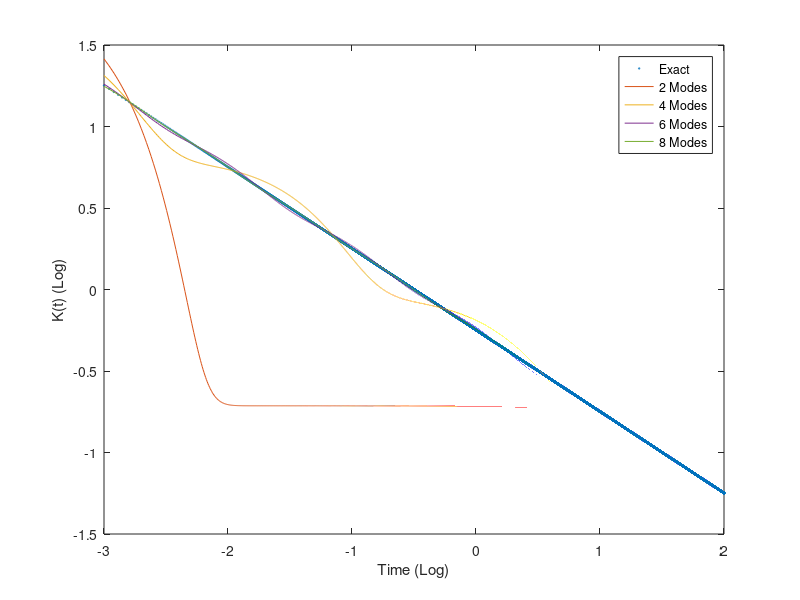

The MATLAB source for this figure: (Note: this script raises an error after producing the figure.)
%The second order integrator of the Generalized Langevin Equation (GLE) is
%based on Baczweski and Bond (J. Chem. Phys. 129, 044107 (2013))


close all; clc; clear all;

%Parameter declaration (LJ style)

sigma = 1e-6; %Distance scale
m = 1e-15; %Mass scale
kB=1.38e-23; %Boltzmann constant
epsilon = kB*300; %Energy scale
tau = sqrt(sigma.^2*m/epsilon); %Time scale

R = 0.5;
rho = 2650*sigma.^3/m; %Density of silica in RU
eta = 0.001*sigma.^3/(epsilon*tau); %Viscosity of water in RU
T = 300*kB/epsilon; %Temperature
omega = 1.4;
k = (sigma.^2/epsilon)*[1e-6 1e-6]; %Trap elastic constant
k = [omega.^2 omega.^2];
r_eq = [0 0]; %Trap Equilibrium position
N = 1e+5; %Number of steps
run = 100; %Number of trajectories
r0 = [0 0]; %Initial position
dt = 1e-2; %Time step


%Power law kernel
lambda = 0.5;
gamma_l = 1;
K = @(x) gamma_l/gamma(1-lambda)*x.^(-0.5);

%% Power law kernel, Mode Study
tau_min = dt/10;
tau_max = 100;
t = linspace(tau_min,tau_max,ceil(1e4/dt));
figure(1)
plot(log10(t),log10(K(t)),'o','MarkerSize',1)
hold on
y = K(t)';
t = t';
modes = [2 4 6 8];
for i=1:length(modes)
    tau_k = logspace(log10(tau_min),log10(tau_max),modes(i));
    X = exp(-t./tau_k);
    a = X\y;
    plot(log10(t),log10(X*a))
end
hold off
legend('Exact','2 Modes','4 Modes','6 Modes','8 Modes')
xlabel('Time (Log)')
ylabel('K(t) (Log)')
drawnow

%% Power Law, 2 Modes

% Pre-calculation coefficients
nmodes=2;
dt = 1e-2; %Time step
tau_rel = logspace(log10(tau_min),log10(tau_max),nmodes);
X = exp(-t./tau_rel);
gamma = (X\y).*tau_rel';
theta = exp(-dt./tau_rel)';
alpha = (1-theta)./sqrt(dt)';

% Inizialization

r = zeros(N,2*run);
v = zeros(N,2*run);
S = zeros(nmodes*N,2*run);
W = randn(nmodes*N,2*run); % noise


r(1,:) = repmat(r0,1,run);
v(1,:) = zeros(1,2*run);
S(1:nmodes,:) = zeros(nmodes,2*run);
exampletitle('2 Modes Prony Series')

%%Equilibrate
for n = 2:1:100
    vhalf = v(1,:) + dt/(2)*(-repmat(k,1,run).*(r(1,:)-repmat(r_eq,1,run)) + sum(S(1:nmodes,:)));
    r(1,:) = r(1,:) + dt*vhalf;
    S(1:nmodes,:) = theta.*S(1:nmodes,:) - (1 - theta).*gamma.*repmat(vhalf,[nmodes,1]) + alpha.*sqrt(2*T*gamma).*W(nmodes*(n-2)+1:nmodes*(n-1),:);
    Favg = mean(sum(S(1:nmodes,:))-repmat(k,1,run).*(r(1,:)-repmat(r_eq,1,run))); %Center of mass acceleration, to be substracted
    v(1,:) = vhalf + dt/(2)*(-repmat(k,1,run).*(r(1,:)-repmat(r_eq,1,run)) + sum(S(1:2,:)) - Favg);
end
W = randn(nmodes*N,2*run); % noise
%%Sample
tic
OnTheFly_CoarseGrainACF(v(1,:),dt,20,0,'P',64,'M',16);
for n = 2:1:N
    vhalf = v(n-1,:) + dt/(2)*(-repmat(k,1,run).*(r(n-1,:)-repmat(r_eq,1,run)) + sum(S(nmodes*(n-2)+1:nmodes*(n-1),:)));
    r(n,:) = r(n-1,:) + dt*vhalf;
    S(nmodes*(n-1)+1:nmodes*n,:) = theta.*S(nmodes*(n-2)+1:nmodes*(n-1),:) - (1 - theta).*gamma.*vhalf + alpha.*sqrt(2*T*gamma).*W(nmodes*(n-2)+1:nmodes*(n-1),:);
    Favg = mean(sum(S(nmodes*(n-1)+1:nmodes*n,:))-repmat(k,1,run).*(r(n,:)-repmat(r_eq,1,run))); %Center of mass acceleration, to be substracted
    v(n,:) = vhalf + dt/(2)*(-repmat(k,1,run).*(r(n,:)-repmat(r_eq,1,run)) + sum(S(nmodes*(n-1)+1:nmodes*n,:)) - Favg);
    OnTheFly_CoarseGrainACF(v(n,:),dt,20,1);
end
toc
[vacfCG,t_vacfCG,vacfCG_err]=OnTheFly_CoarseGrainACF(v(1,:),dt,20,2,'TauMax',10);
figure(2)
errorbar(t_vacfCG,vacfCG,vacfCG_err/sqrt(run),'-o') %Errors are reported as standard errors
hold on
drawnow
disp(' ')
%% Power Law, 4 Modes

% Pre-calculation coefficients
nmodes=4;
dt = 1e-2; %Time step
tau_rel = logspace(log10(tau_min),log10(tau_max),nmodes);
X = exp(-t./tau_rel);
gamma = (X\y).*tau_rel';
theta = exp(-dt./tau_rel)';
alpha = (1-theta)./sqrt(dt)';

% Inizialization

r = zeros(N,2*run);
v = zeros(N,2*run);
S = zeros(nmodes*N,2*run);
W = randn(nmodes*N,2*run); % noise


r(1,:) = repmat(r0,1,run);
v(1,:) = zeros(1,2*run);
S(1:nmodes,:) = zeros(nmodes,2*run);
exampletitle('4 Modes Prony Series')

%%Equilibrate
for n = 2:1:100
    vhalf = v(1,:) + dt/(2)*(-repmat(k,1,run).*(r(1,:)-repmat(r_eq,1,run)) + sum(S(1:nmodes,:)));
    r(1,:) = r(1,:) + dt*vhalf;
    S(1:nmodes,:) = theta.*S(1:nmodes,:) - (1 - theta).*gamma.*repmat(vhalf,[nmodes,1]) + alpha.*sqrt(2*T*gamma).*W(nmodes*(n-2)+1:nmodes*(n-1),:);
    Favg = mean(sum(S(1:nmodes,:))-repmat(k,1,run).*(r(1,:)-repmat(r_eq,1,run))); %Center of mass acceleration, to be substracted
    v(1,:) = vhalf + dt/(2)*(-repmat(k,1,run).*(r(1,:)-repmat(r_eq,1,run)) + sum(S(1:2,:)) - Favg);
end
W = randn(nmodes*N,2*run); % noise
%%Sample
tic
OnTheFly_CoarseGrainACF(v(1,:),dt,20,0,'P',64,'M',16);
for n = 2:1:N
    vhalf = v(n-1,:) + dt/(2)*(-repmat(k,1,run).*(r(n-1,:)-repmat(r_eq,1,run)) + sum(S(nmodes*(n-2)+1:nmodes*(n-1),:)));
    r(n,:) = r(n-1,:) + dt*vhalf;
    S(nmodes*(n-1)+1:nmodes*n,:) = theta.*S(nmodes*(n-2)+1:nmodes*(n-1),:) - (1 - theta).*gamma.*vhalf + alpha.*sqrt(2*T*gamma).*W(nmodes*(n-2)+1:nmodes*(n-1),:);
    Favg = mean(sum(S(nmodes*(n-1)+1:nmodes*n,:))-repmat(k,1,run).*(r(n,:)-repmat(r_eq,1,run))); %Center of mass acceleration, to be substracted
    v(n,:) = vhalf + dt/(2)*(-repmat(k,1,run).*(r(n,:)-repmat(r_eq,1,run)) + sum(S(nmodes*(n-1)+1:nmodes*n,:)) - Favg);
    OnTheFly_CoarseGrainACF(v(n,:),dt,20,1);
end
toc
[vacfCG,t_vacfCG,vacfCG_err]=OnTheFly_CoarseGrainACF(v(1,:),dt,20,2,'TauMax',10);

errorbar(t_vacfCG,vacfCG,vacfCG_err/sqrt(run),'-o') %Errors are reported as standard errors
drawnow
disp(' ')
%% Power Law, 6 Modes

% Pre-calculation coefficients
nmodes=6;
dt = 1e-2; %Time step
tau_rel = logspace(log10(tau_min),log10(tau_max),nmodes);
X = exp(-t./tau_rel);
gamma = (X\y).*tau_rel';
theta = exp(-dt./tau_rel)';
alpha = (1-theta)./sqrt(dt)';

% Inizialization

r = zeros(N,2*run);
v = zeros(N,2*run);
S = zeros(nmodes*N,2*run);
W = randn(nmodes*N,2*run); % noise


r(1,:) = repmat(r0,1,run);
v(1,:) = zeros(1,2*run);
S(1:nmodes,:) = zeros(nmodes,2*run);
exampletitle('6 Modes Prony Series')

%%Equilibrate
for n = 2:1:100
    vhalf = v(1,:) + dt/(2)*(-repmat(k,1,run).*(r(1,:)-repmat(r_eq,1,run)) + sum(S(1:nmodes,:)));
    r(1,:) = r(1,:) + dt*vhalf;
    S(1:nmodes,:) = theta.*S(1:nmodes,:) - (1 - theta).*gamma.*repmat(vhalf,[nmodes,1]) + alpha.*sqrt(2*T*gamma).*W(nmodes*(n-2)+1:nmodes*(n-1),:);
    Favg = mean(sum(S(1:nmodes,:))-repmat(k,1,run).*(r(1,:)-repmat(r_eq,1,run))); %Center of mass acceleration, to be substracted
    v(1,:) = vhalf + dt/(2)*(-repmat(k,1,run).*(r(1,:)-repmat(r_eq,1,run)) + sum(S(1:nmodes,:)) - Favg);
end
W = randn(nmodes*N,2*run); % noise
%%Sample
tic
OnTheFly_CoarseGrainACF(v(1,:),dt,20,0,'P',64,'M',16);
for n = 2:1:N
    vhalf = v(n-1,:) + dt/(2)*(-repmat(k,1,run).*(r(n-1,:)-repmat(r_eq,1,run)) + sum(S(nmodes*(n-2)+1:nmodes*(n-1),:)));
    r(n,:) = r(n-1,:) + dt*vhalf;
    S(nmodes*(n-1)+1:nmodes*n,:) = theta.*S(nmodes*(n-2)+1:nmodes*(n-1),:) - (1 - theta).*gamma.*vhalf + alpha.*sqrt(2*T*gamma).*W(nmodes*(n-2)+1:nmodes*(n-1),:);
    Favg = mean(sum(S(nmodes*(n-1)+1:nmodes*n,:))-repmat(k,1,run).*(r(n,:)-repmat(r_eq,1,run))); %Center of mass acceleration, to be substracted
    v(n,:) = vhalf + dt/(2)*(-repmat(k,1,run).*(r(n,:)-repmat(r_eq,1,run)) + sum(S(nmodes*(n-1)+1:nmodes*n,:)) - Favg);
    OnTheFly_CoarseGrainACF(v(n,:),dt,20,1);
end
toc
[vacfCG,t_vacfCG,vacfCG_err]=OnTheFly_CoarseGrainACF(v(1,:),dt,20,2,'TauMax',10);

errorbar(t_vacfCG,vacfCG,vacfCG_err/sqrt(run),'-o') %Errors are reported as standard errors
drawnow
disp(' ')
%% Power Law, 8 Modes

% Pre-calculation coefficients
nmodes=8;
dt = 1e-2; %Time step
tau_rel = logspace(log10(tau_min),log10(tau_max),nmodes);
X = exp(-t./tau_rel);
gamma = (X\y).*tau_rel';
theta = exp(-dt./tau_rel)';
alpha = (1-theta)./sqrt(dt)';

% Inizialization

r = zeros(N,2*run);
v = zeros(N,2*run);
S = zeros(nmodes*N,2*run);
W = randn(nmodes*N,2*run); % noise


r(1,:) = repmat(r0,1,run);
v(1,:) = zeros(1,2*run);
S(1:nmodes,:) = zeros(nmodes,2*run);
exampletitle('8 Modes Prony Series')

%%Equilibrate
for n = 2:1:100
    vhalf = v(1,:) + dt/(2)*(-repmat(k,1,run).*(r(1,:)-repmat(r_eq,1,run)) + sum(S(1:nmodes,:)));
    r(1,:) = r(1,:) + dt*vhalf;
    S(1:nmodes,:) = theta.*S(1:nmodes,:) - (1 - theta).*gamma.*repmat(vhalf,[nmodes,1]) + alpha.*sqrt(2*T*gamma).*W(nmodes*(n-2)+1:nmodes*(n-1),:);
    Favg = mean(sum(S(1:nmodes,:))-repmat(k,1,run).*(r(1,:)-repmat(r_eq,1,run))); %Center of mass acceleration, to be substracted
    v(1,:) = vhalf + dt/(2)*(-repmat(k,1,run).*(r(1,:)-repmat(r_eq,1,run)) + sum(S(1:2,:)) - Favg);
end
W = randn(nmodes*N,2*run); % noise
%%Sample
tic
OnTheFly_CoarseGrainACF(v(1,:),dt,20,0,'P',64,'M',16);
for n = 2:1:N
    vhalf = v(n-1,:) + dt/(2)*(-repmat(k,1,run).*(r(n-1,:)-repmat(r_eq,1,run)) + sum(S(nmodes*(n-2)+1:nmodes*(n-1),:)));
    r(n,:) = r(n-1,:) + dt*vhalf;
    S(nmodes*(n-1)+1:nmodes*n,:) = theta.*S(nmodes*(n-2)+1:nmodes*(n-1),:) - (1 - theta).*gamma.*vhalf + alpha.*sqrt(2*T*gamma).*W(nmodes*(n-2)+1:nmodes*(n-1),:);
    Favg = mean(sum(S(nmodes*(n-1)+1:nmodes*n,:))-repmat(k,1,run).*(r(n,:)-repmat(r_eq,1,run))); %Center of mass acceleration, to be substracted
    v(n,:) = vhalf + dt/(2)*(-repmat(k,1,run).*(r(n,:)-repmat(r_eq,1,run)) + sum(S(nmodes*(n-1)+1:nmodes*n,:)) - Favg);
    OnTheFly_CoarseGrainACF(v(n,:),dt,20,1);
end
toc
[vacfCG,t_vacfCG,vacfCG_err]=OnTheFly_CoarseGrainACF(v(1,:),dt,20,2,'TauMax',10);

errorbar(t_vacfCG,vacfCG,vacfCG_err/sqrt(run),'-o') %Errors are reported as standard errors
plot(t_vacfCG,GLE_VACF(t_vacfCG,omega,lambda,gamma_l))
hold off
legend('2 Modes','4 Modes','6 Modes','8 Modes','Analytical')
title('GLE with Power law memory kernel')
xlabel('Time')
ylabel('VACF')